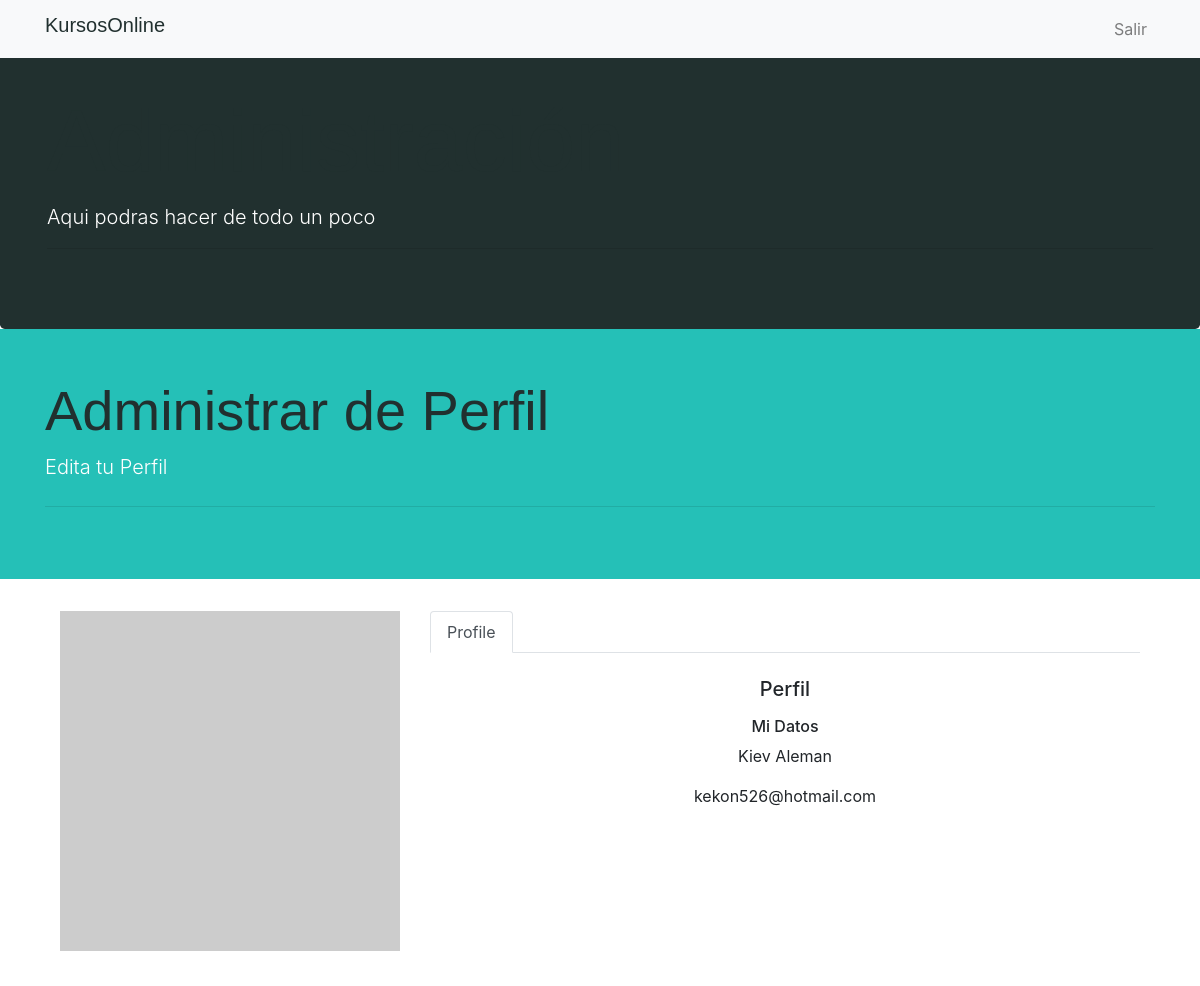
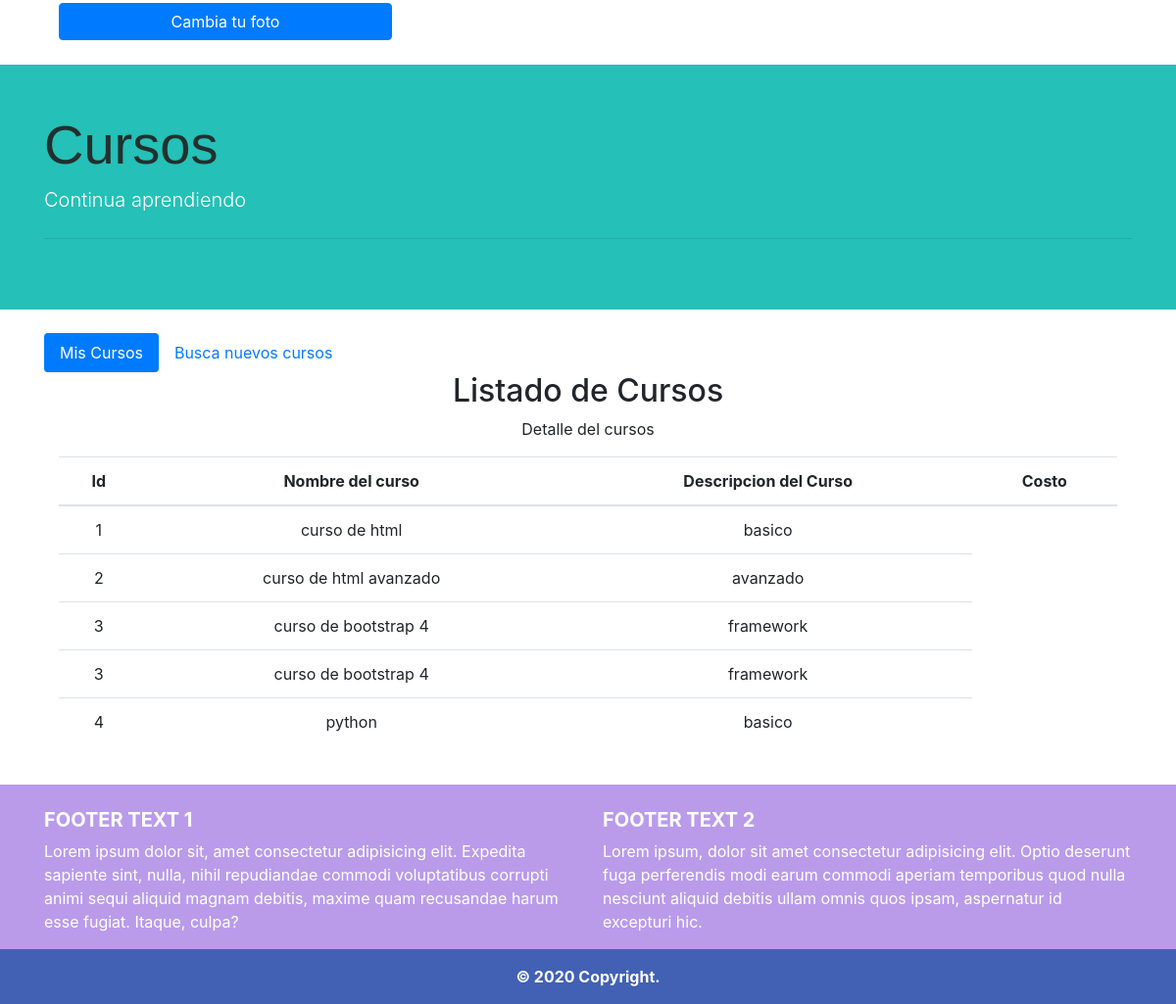
The app's page /adminEstudiantes/2 with its own data (2 pictures, top to bottom).
### app.py (models this page shows)
class Usuario(db.Model):
    id = db.Column(db.Integer, primary_key=True)
    nombre = db.Column(db.String(200))
    apellido = db.Column(db.String(200))
    correo = db.Column(db.String(200))
    contrasenia = db.Column(db.String(200))
    role = db.Column(db.Integer)

class Cursos(db.Model):
    id = db.Column(db.Integer, primary_key=True)
    nombre = db.Column(db.String(200))
    descripcion = db.Column(db.String(200))
    imgURL = db.Column(db.String(200))
    precio = db.Column(db.DECIMAL(10,2))
    idProfesor = db.Column(db.Integer)
    activo = db.Column(db.Integer)

### app.py (the view)
@app.route('/adminEstudiantes/<id>',methods=['GET'])
def adminEstudiantes(id):
    listaCursos = []
    idEstudiante = id
    usuarioQuery = Usuario.query.filter_by(id=idEstudiante).all()
    cursosQuery = Cursos.query.all()
    cursosCompradosQuery = CursosComprados.query.filter_by(idDuenio=idEstudiante).all()
    for cr in cursosCompradosQuery:
        cur = Cursos.query.filter_by(id=cr.idCursos).all()
        crComprado = {}
        crComprado['id'] = cur[0].id
        crComprado['nombre'] = cur[0].nombre
        crComprado['descripcion'] = cur[0].descripcion
        crComprado['precio'] = cur[0].precio
        crComprado['imgURL'] = cur[0].imgURL
        listaCursos.append(crComprado)
    return render_template('adminEstudiantes.html',usuario=usuarioQuery, cursos=cursosQuery, cursosComprados=listaCursos)

### templates/adminEstudiantes.html (shortened to what this page needs)
<!DOCTYPE html>
<html lang="en">
    <head>
        <link rel="stylesheet" href="https://maxcdn.bootstrapcdn.com/bootstrap/4.5.2/css/bootstrap.min.css">
        <link rel="stylesheet" href="{{ url_for('static', filename = 'main.css') }}">
    </head>
    <body>
        <nav class="navbar navbar-expand-lg navbar-light bg-light fixed-top">
            <div class="container">
            <a class="navbar-brand" href="#"><h1>KursosOnline</h1></a>
            <div class="collapse navbar-collapse" id="navbarResponsive">
                <ul class="navbar-nav ml-auto">
                    <li class="nav-item">
                        <a class="nav-link" href="/">Salir</a>
                    </li>
                </ul>
            </div>
            </div>
        </nav>
        <header>
            <div class="jumbotron">
                <div class="container">
                    <br>
                    <h1 class="display-2">Administración</h1>
                    <p class="lead">Aqui podras hacer de todo un poco</p>
                    <hr>
                </div>
            </div>
        </header>
        <section class="py-5">
            <div class="container">
                <h1 class="display-4">Administrar de Perfil</h1>
                <p class="lead">Edita tu Perfil</p>
                <hr class="my-4">
            </div>
        </section>
        <div class="container py-4 text-center">
            <div class="container">
                <div class="row my-2">
                    <div class="col-lg-8 order-lg-2">
                        <ul class="nav nav-tabs">
                            <li class="nav-item">
                                <a href="" data-target="#profile" data-toggle="tab" class="nav-link active">Profile</a>
                            </li>
                        </ul>
                        <div class="tab-content py-4">
                            <div class="tab-pane active" id="profile">
                                <h5 class="mb-3">Perfil</h5>
                                <div class="row">
                                    <div class="col-md-12">
                                        <h6>Mi Datos</h6>
                                        <p>{{ usuario[0].nombre }} {{usuario[0].apellido}}</p>
                                        <p>{{ usuario[0].correo }}</p>
                                    </div>
                                </div>
                            </div>
                        </div>
                    </div>
                    <div class="col-lg-4 order-lg-1 text-center">
                        <img src="//placehold.it/500" class="mx-auto img-fluid img-circle d-block" alt="avatar">
                        <label class="custom-file">
                            <span class="btn btn-primary btn-block">Cambia tu foto</span>
                        </label>
                    </div>
                </div>
            </div>
        </div>
        <section class="py-5">
            <div class="container">
                <h1 class="display-4">Cursos</h1>
                <p class="lead">Continua aprendiendo</p>
                <hr class="my-4">
            </div>
        </section>
        <div class="container py-4 text-center">
            <ul class="nav nav-pills">
                <li class="nav-item">
                <a class="nav-link active" data-toggle="pill" href="#misCursos">Mis Cursos</a>
                </li>
                <li class="nav-item">
                <a class="nav-link" data-toggle="pill" href="#busca">Busca nuevos cursos</a>
                </li>
            </ul>
            <div class="tab-content">
                <div class="tab-pane container active" id="misCursos">
                    <h2>Listado de Cursos</h2>
                    <p>Detalle del cursos</p>
                    <table class="table table-hover">
                        <thead>
                        <tr>
                            <th>Id</th>
                            <th>Nombre del curso</th>
                            <th>Descripcion del Curso</th>
                            <th>Costo</th>
                        </tr>
                        </thead>
                        <tbody id="cursosComprados">
                            {% for cr in cursosComprados %}
                            <tr>
                                <td>{{cr.id}}</td>
                                <td>{{cr.nombre}}</td>
                                <td>{{cr.descripcion}}</td>
                            </tr>
                            {% endfor %}
                        </tbody>
                    </table>
                </div>
            </div>
        </div>
        <footer class="page-footer font-small teal pt-4">
            <div class="container text-center text-md-left">
                <div class="row">
                    <div class="col-md-6 mt-md-0 mt-3">
                    <h5 class="text-uppercase font-weight-bold">Footer text 1</h5>
                    <p>Lorem ipsum dolor sit, amet consectetur adipisicing elit. Expedita sapiente sint, nulla, nihil
                        repudiandae commodi voluptatibus corrupti animi sequi aliquid magnam debitis, maxime quam recusandae
                        harum esse fugiat. Itaque, culpa?</p>
                    </div>
                    <div class="col-md-6 mb-md-0 mb-3">
                    <h5 class="text-uppercase font-weight-bold">Footer text 2</h5>
                    <p>Lorem ipsum, dolor sit amet consectetur adipisicing elit. Optio deserunt fuga perferendis modi earum
                        commodi aperiam temporibus quod nulla nesciunt aliquid debitis ullam omnis quos ipsam, aspernatur id
                        excepturi hic.</p>
                    </div>
                </div>
            </div>
            <div class="footer-copyright text-center py-3">
                <strong>© 2020 Copyright.</strong>
            </div>
        </footer>
    </body>
</html>

### static/main.css (style rules this page uses)
body { background: white; }
section { background:#25c0b7; color:white; }
footer { background:#b99bea; color:white; }
.footer-copyright { background:#4261b5; color: white ; }
.jumbotron { color: white; background: #21302f; margin-bottom:0; }
h1 { color: #21302f; font-family: sans-serif; font-size: 1em; animation: Kursos 500ms linear infinite; }

### records on screen
Usuario: nombre "Kiev", apellido "Aleman", correo "kekon526@hotmail.com"
Cursos: id "1", nombre "curso de html", descripcion "basico"
Cursos: id "2", nombre "curso de html avanzado", descripcion "avanzado"
Cursos: id "3", nombre "curso de bootstrap 4", descripcion "framework"
Cursos: id "4", nombre "python", descripcion "basico"
